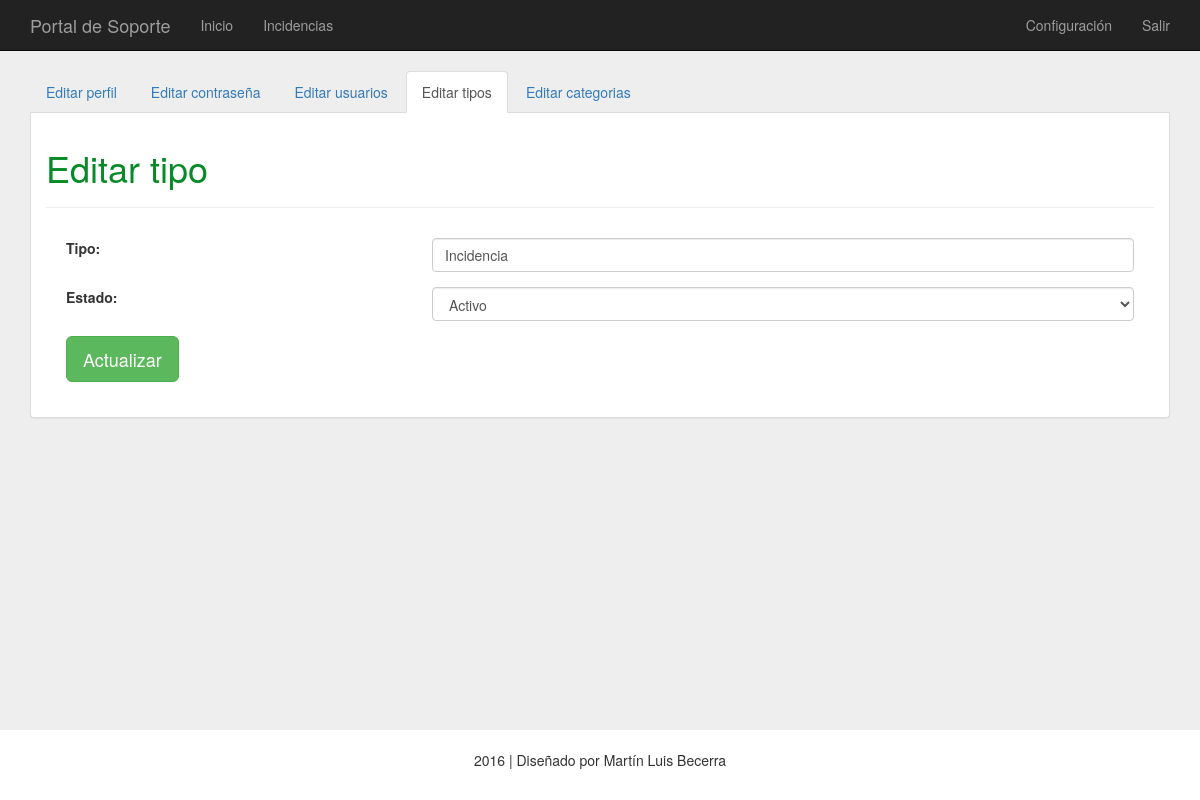
Screenshot of /proyecto/configuracion/index.php?opcion=editarTipo&id=1 (signed in) with the database file from the repository.
### tables this page shows
CREATE TABLE `opciones` (
  `id` int(11) NOT NULL,
  `opcion` varchar(255) NOT NULL,
  `titulo` varchar(255) NOT NULL,
  `menu` int(11) NOT NULL,
  PRIMARY KEY (`id`,`opcion`),
  CONSTRAINT `idSeccion` FOREIGN KEY (`id`) REFERENCES `secciones` (`id`)
);

CREATE TABLE `tipos` (
  `id` int(11) NOT NULL AUTO_INCREMENT,
  `tipo` varchar(255) NOT NULL,
  `estado` int(11) NOT NULL,
  PRIMARY KEY (`id`)
);

### proyecto/conf/seccion.php (called while the page is built, shortened)
<?php
	$seccion = basename(parse_url(getcwd(), PHP_URL_PATH));
	$sql = "SELECT * FROM secciones WHERE seccion=:seccion";
	$resultado = $conn->prepare($sql);
	$resultado->bindValue(':seccion', $seccion);
	$resultado->execute();
	$registro = $resultado->fetch();
	if ($registro) {
		$id = $registro['id'];
		if(isset($_GET['opcion'])){
			$sql = "SELECT * FROM opciones WHERE id=:id and opcion=:opcion";
			$resultado = $conn->prepare($sql);
			$resultado->bindValue(':id', $id);
			$resultado->bindValue(':opcion', $_GET['opcion']);
			$resultado->execute();
			$registro = $resultado->fetch();
			if ($registro) {
				$titulo_principal = $registro['titulo'];
				$contenido = $registro['opcion'];
			}
		}
	}
?>

### proyecto/conf/permiso.php (called while the page is built, shortened)
<?php
	if(isset($_SESSION['id'])){
		$id = $_SESSION['id'];
		$sql = "SELECT * FROM permisos WHERE id=:id";
		$resultado = $conn->prepare($sql);
		$resultado->bindValue(':id', $id);
		$resultado->execute();
		$registro = $resultado->fetch();
		if ($registro) {
			$configurar = $registro['configurar'];
		}
	}
?>

### proyecto/configuracion/bd/editarTipo.php (called while the page is built, shortened)
<?php
	require('../conf/conexion.php');
	if ($_SERVER["REQUEST_METHOD"] == "POST") {
		$id		= htmlentities(addslashes($_GET['id']));
		$tipo  	= htmlentities(addslashes($_POST['tipo']));
		$estado	= htmlentities(addslashes($_POST['estado']));
		$sql = "UPDATE tipos SET tipo=:tipo, estado=:estado WHERE id=:id";
		$resultado = $conn->prepare($sql);
		$resultado->bindParam(':id', $id);
		$resultado->bindParam(':tipo', $tipo);
		$resultado->bindParam(':estado', $estado);
		$resultado->execute();
		$_SESSION['aviso'] = '<p class="correcto">Ya modificado tipo.</p>';
		header('location: /proyecto/configuracion/index.php?opcion=tipos');
	} else {
		$id	= htmlentities(addslashes($_GET['id']));
		$sql = "SELECT * FROM tipos WHERE id=:id";
		$resultado = $conn->prepare($sql);
		$resultado->bindValue(':id', $id);
		$resultado->execute();
		$registro = $resultado->fetch();
		if ($registro) {
			$tipo	= $registro['tipo'];
			$estado	= $registro['estado'];
		}
	}
?>

### proyecto/configuracion/index.php (the view, shortened to what this page needs)
<?php
	include('../conf/seccion.php');
	include('../conf/permiso.php');
?>
<!DOCTYPE html>
<html lang="es">
	<head>
    <?php include('../mod/css.php'); ?>
	</head>
	<body>
	<?php
		include('../mod/menu.php');
		include('mod/submenu.php');
		if($contenido != ""){
			include('bd/'.$contenido.'.php');
			include('mod/'.$contenido.'.php');
		} else {
			header('location: error.php');
		}
		include('../mod/pie.php');
	?>
  </body>
</html>

### proyecto/configuracion/mod/editarTipo.php (shortened to what this page needs)
<?php if($configurar == 1): ?>
	<div class="container">
		<div class="panel panel-default configuracion">
			<div class="panel-body">
				<div class="titulo">
					<h1><?php echo $titulo_principal ?></h1>
				</div>
				<form name="formulario" method="post" action="<?php echo htmlspecialchars($_SERVER["PHP_SELF"]."?opcion={$contenido}&id={$id}"); ?>">
					<fieldset>
					<div class="form-group row">
						<label for="tipo" class="col-sm-4 col-form-label" required><b>Tipo:</b></label>
						<div class="col-sm-8">
							<input type="text" class="form-control" id="tipo" name="tipo" placeholder="Tipo" value="<?php echo $tipo; ?>" required>
						</div>
					</div>
					<div class="form-group row">
						<label for="estado" class="col-sm-4 col-form-label"><b>Estado:</b></label>
						<div class="col-sm-8">
							<select class="form-control" id="estado" name="estado" required>
								<option value="1" <?php if($estado == 1) echo "selected"; ?>>Activo</option>
							</select>
						</div>
					</div>
					<button type="submit" id="actualizar" class="btn btn-lg btn-success">Actualizar</button>
					</fieldset>
				</form>
			</div>
		</div>
	</div>
<?php else: header('location: error.php');  endif; ?>

### proyecto/css/general.css (style rules this page uses)
html { position: relative; min-height: 100%; }
body { background-color: #EEEEEE; margin-bottom: 60px; }
.titulo { color: #088A29; margin-bottom: 20px; padding-bottom: 9px; border-bottom: 1px solid #EEEEEE; }
.configuracion { border: 1px solid #ddd; border-top: 0px; border-radius: 0px 0px 4px 4px; }
.panel { margin-bottom: 5%; }

### proyecto/css/configuracion.css (style rules this page uses)
fieldset { padding: 10px; margin: 10px; }
button { left:0px; }

### rows the page displays
opciones: titulo "Editar tipo"
tipos: tipo "Incidencia", estado "Activo"
